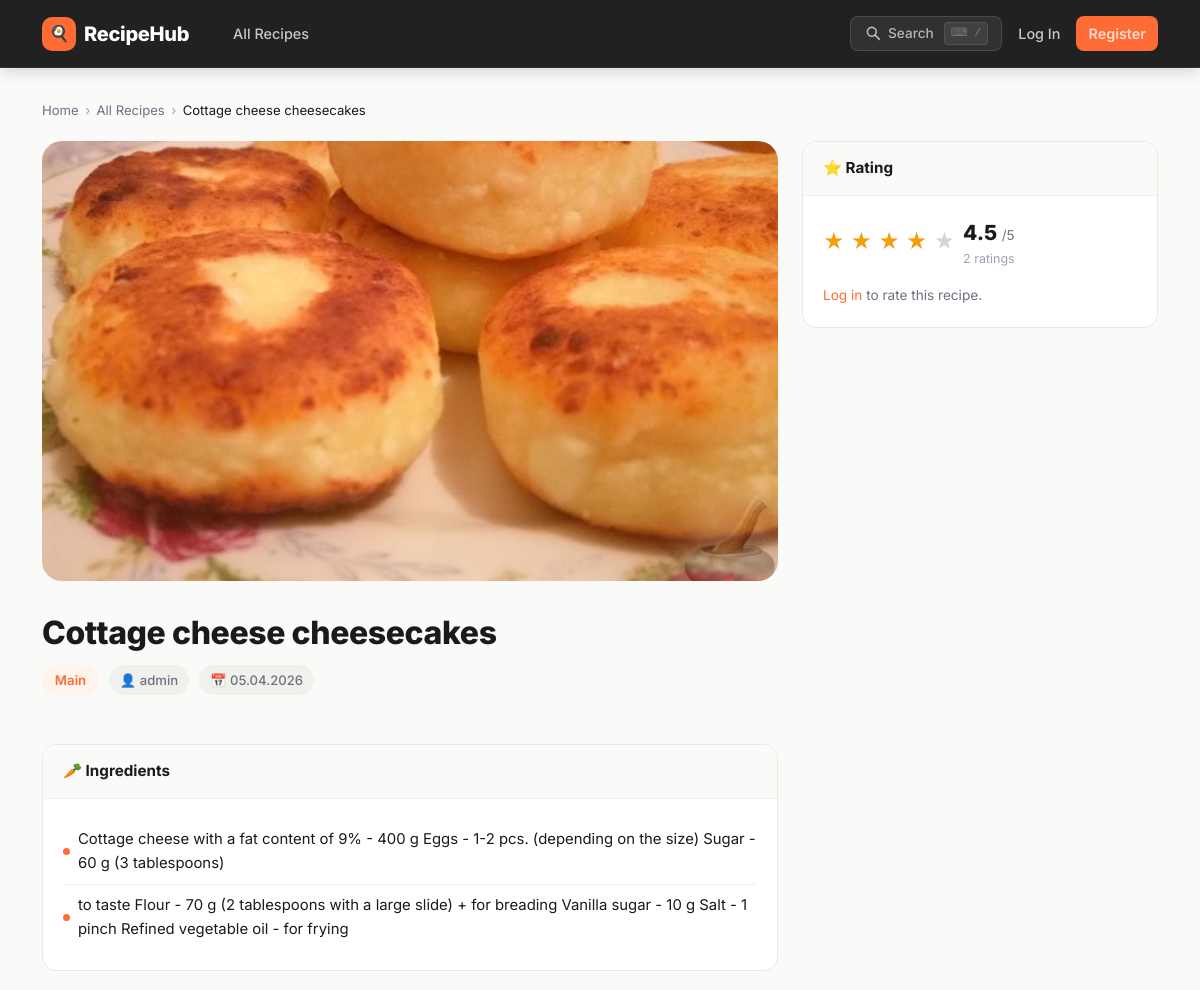
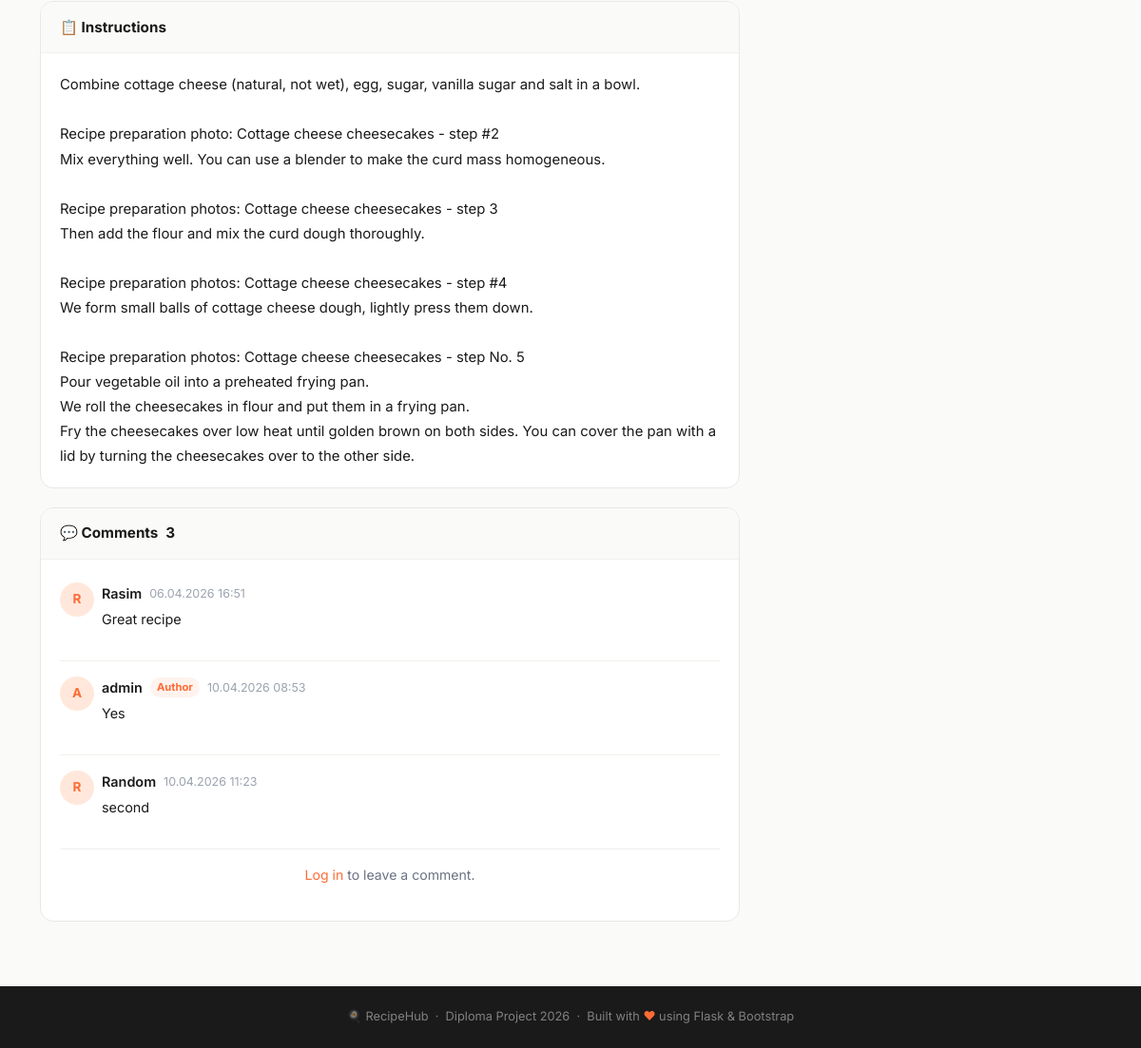
The page /recipe/10 on the database its author committed (2 pictures, top to bottom).
### entities/recipe.py (models this page shows, shortened)
class Recipe(db.Model):
    __tablename__ = 'recipes'
    id          = db.Column(db.Integer, primary_key=True)
    title       = db.Column(db.String(255), nullable=False)
    description = db.Column(db.String(500), nullable=True)   # short summary
    ingredients  = db.Column(db.Text, nullable=False)
    instructions = db.Column(db.Text, nullable=False)
    prep_time  = db.Column(db.Integer,     nullable=True)   # minutes
    cook_time  = db.Column(db.Integer,     nullable=True)   # minutes
    servings   = db.Column(db.Integer,     nullable=True)
    difficulty = db.Column(db.String(20),  nullable=True)   # 'easy' | 'medium' | 'hard'
    image_path  = db.Column(db.String(512), nullable=True)
    author_id   = db.Column(db.Integer, db.ForeignKey('users.id'),      nullable=True)
    category_id = db.Column(db.Integer, db.ForeignKey('categories.id'), nullable=True)
    is_published = db.Column(db.Boolean, default=True,  nullable=False)
    is_deleted   = db.Column(db.Boolean, default=False, nullable=False, index=True)
    deleted_at   = db.Column(db.DateTime, nullable=True)
    view_count   = db.Column(db.Integer,  default=0,    nullable=False)
    created_at = db.Column(db.DateTime, default=datetime.utcnow)
    updated_at = db.Column(db.DateTime, default=datetime.utcnow, onupdate=datetime.utcnow)
    steps              = db.relationship('RecipeStep',       backref='recipe', lazy='dynamic',
                                         order_by='RecipeStep.step_number',
                                         cascade='all, delete-orphan')
    recipe_ingredients = db.relationship('RecipeIngredient', backref='recipe', lazy='dynamic',
                                         cascade='all, delete-orphan')
    tags               = db.relationship('Tag', secondary=recipe_tags,
                                         backref='recipes', lazy='subquery')
    favorites          = db.relationship('Favorite', backref='recipe', lazy='dynamic',
                                         cascade='all, delete-orphan')
    ratings            = db.relationship('Rating',   backref='recipe', lazy='dynamic',
                                         cascade='all, delete-orphan')
    comments           = db.relationship('Comment',  backref='recipe', lazy='dynamic',
                                         cascade='all, delete-orphan')

### entities/category.py (models this page shows, shortened)
class Category(db.Model):
    __tablename__ = 'categories'
    id          = db.Column(db.Integer, primary_key=True)
    name        = db.Column(db.String(120), unique=True, nullable=False)
    slug        = db.Column(db.String(140), unique=True, nullable=False)
    description = db.Column(db.String(255), nullable=True)
    image_path  = db.Column(db.String(512), nullable=True)
    created_at  = db.Column(db.DateTime, default=datetime.utcnow)
    recipes = db.relationship('Recipe', backref='category', lazy='dynamic')

### entities/user.py (models this page shows, shortened)
class User(UserMixin, db.Model):
    __tablename__ = 'users'
    id            = db.Column(db.Integer, primary_key=True)
    username      = db.Column(db.String(100), unique=True, nullable=False)
    email         = db.Column(db.String(255), unique=True, nullable=False, index=True)
    password_hash = db.Column(db.String(255), nullable=False)
    role          = db.Column(db.String(20), default='user')  # 'user' | 'admin'
    bio           = db.Column(db.Text, nullable=True)
    avatar_path   = db.Column(db.String(512), nullable=True)
    is_active     = db.Column(db.Boolean, default=True, nullable=False)
    created_at    = db.Column(db.DateTime, default=datetime.utcnow)
    updated_at    = db.Column(db.DateTime, default=datetime.utcnow, onupdate=datetime.utcnow)
    recipes  = db.relationship('Recipe', backref='author', lazy='dynamic',
                               foreign_keys='Recipe.author_id')
    favorites = db.relationship('Favorite', backref='user', lazy='dynamic')
    ratings   = db.relationship('Rating',   backref='user', lazy='dynamic')
    comments  = db.relationship('Comment',  backref='user', lazy='dynamic')

### entities/comment.py (models this page shows, shortened)
class Comment(db.Model):
    __tablename__ = 'comments'
    id         = db.Column(db.Integer, primary_key=True)
    user_id    = db.Column(db.Integer, db.ForeignKey('users.id'),    nullable=False)
    recipe_id  = db.Column(db.Integer, db.ForeignKey('recipes.id'),  nullable=False)
    parent_id  = db.Column(db.Integer, db.ForeignKey('comments.id'), nullable=True)  # nested replies
    body       = db.Column(db.Text, nullable=False)
    is_deleted = db.Column(db.Boolean, default=False, nullable=False)
    created_at = db.Column(db.DateTime, default=datetime.utcnow)
    updated_at = db.Column(db.DateTime, default=datetime.utcnow, onupdate=datetime.utcnow)
    replies = db.relationship('Comment',
                              backref=db.backref('parent', remote_side=[id]),
                              lazy='dynamic')

### app.py (the view)
@app.route('/recipe/<int:recipe_id>')
def recipe_page(recipe_id):
    r = Recipe.query.get_or_404(recipe_id)
    if r.is_deleted:
        return "Recipe not found", 404
    is_favorited = False
    user_rating = None
    if current_user.is_authenticated:
        is_favorited = Favorite.query.filter_by(user_id=current_user.id, recipe_id=recipe_id).first() is not None
        if r.author_id != current_user.id:
            ur = Rating.query.filter_by(user_id=current_user.id, recipe_id=recipe_id).first()
            user_rating = ur.value if ur else None
    avg_rating, rating_count = recipe_avg_rating(recipe_id)
    comments = Comment.query.filter_by(recipe_id=recipe_id).order_by(Comment.created_at.asc()).all()
    return render_template('recipe.html', recipe=r, is_favorited=is_favorited,
                           user_rating=user_rating, avg_rating=avg_rating,
                           rating_count=rating_count, comments=comments)

### templates/recipe.html (shortened to what this page needs)
{% extends "base.html" %}
{% block content %}
<div class="breadcrumb-modern">
  <a href="{{ url_for('index') }}">Home</a>
  <span class="breadcrumb-sep">›</span>
  <a href="{{ url_for('all_recipes') }}">All Recipes</a>
  <span class="breadcrumb-sep">›</span>
  <span style="color:var(--text);">{{ recipe.title }}</span>
</div>
<div class="row g-4">
  <div class="col-lg-8">
    <div class="recipe-hero">
      {% if recipe.image_path %}
        <img src="/{{ recipe.image_path }}" alt="{{ recipe.title }}">
      {% else %}
        <div class="recipe-hero-no-img">🍽</div>
      {% endif %}
    </div>
    <h1 class="recipe-title">{{ recipe.title }}</h1>
    <div class="recipe-meta-row">
      {% if recipe.category %}
        <span class="cat-badge" style="font-size:.83rem;padding:.3rem .8rem;">
          {{ recipe.category.name }}
        </span>
      {% endif %}
      {% if recipe.author %}
        <a href="{{ url_for('profile', username=recipe.author.username) }}" class="recipe-meta-chip text-decoration-none">
          👤 {{ recipe.author.username }}
        </a>
      {% endif %}
      <span class="recipe-meta-chip">📅 {{ recipe.created_at.strftime('%d.%m.%Y') }}</span>
    </div>
    <div class="content-block">
      <div class="content-block-header">
        🥕 Ingredients
      </div>
      <div class="content-block-body">
        <ul class="ingredients-list">
          {% for ing in recipe.ingredients.split(',') %}
            {% set ing = ing.strip() %}
            {% if ing %}<li>{{ ing }}</li>{% endif %}
          {% endfor %}
        </ul>
      </div>
    </div>
    <div class="content-block">
      <div class="content-block-header">
        📋 Instructions
      </div>
      <div class="content-block-body">
        <pre class="instructions-text">{{ recipe.instructions }}</pre>
      </div>
    </div>
    <div class="content-block" id="comments">
      <div class="content-block-header">
        💬 Comments
        <span class="count-badge">{{ comments|length }}</span>
      </div>
      <div class="content-block-body" style="padding-top:.5rem;">
        {% if comments %}
          {% for c in comments %}
          <div class="comment-item">
            <div class="d-flex align-items-start gap-2">
              {% if c.user.avatar_path %}
                <img src="/{{ c.user.avatar_path }}" class="comment-avatar" alt="">
              {% else %}
                <div class="comment-avatar-placeholder">{{ c.user.username[0].upper() }}</div>
              {% endif %}
              <div style="flex:1; min-width:0;">
                <div class="d-flex align-items-center justify-content-between flex-wrap gap-1">
                  <div class="d-flex align-items-center gap-2">
                    <a href="{{ url_for('profile', username=c.user.username) }}"
                       class="comment-username text-decoration-none">{{ c.user.username }}</a>
                    {% if c.user_id == recipe.author_id %}
                      <span style="font-size:.7rem;font-weight:700;background:var(--accent-light);color:var(--accent);
                                   padding:.1rem .45rem;border-radius:999px;">Author</span>
                    {% endif %}
                    <span class="comment-time">{{ c.created_at.strftime('%d.%m.%Y %H:%M') }}</span>
                  </div>
                </div>
                <p class="comment-body">{{ c.body }}</p>
              </div>
            </div>
          </div>
          {% endfor %}
        {% else %}
          <div style="text-align:center;padding:2rem 0;color:var(--text-muted);font-size:.9rem;">
            No comments yet. Be the first to say something!
          </div>
        {% endif %}
        {% if current_user.is_authenticated %}
          <div style="border-top:1px solid var(--border-light);padding-top:1rem;margin-top:.5rem;">
            <form method="post" action="{{ url_for('add_comment', recipe_id=recipe.id) }}">
              <div class="comment-input-wrap">
                <textarea name="text" class="comment-textarea" rows="2"
                          placeholder="Write a comment…" required maxlength="1000"></textarea>
                <button class="btn-accent" type="submit" style="white-space:nowrap;">Post</button>
              </div>
            </form>
          </div>
        {% else %}
          <div style="text-align:center;padding:1rem 0;font-size:.88rem;color:var(--text-muted);">
            <a href="{{ url_for('auth.login') }}">Log in</a> to leave a comment.
          </div>
        {% endif %}
      </div>
    </div>
  </div>
  <div class="col-lg-4">
    <div class="recipe-sidebar">
      <div class="content-block mb-3">
        <div class="content-block-header">⭐ Rating</div>
        <div class="content-block-body">
          <div class="d-flex align-items-center gap-2 mb-3">
            <div class="avg-stars-display" style="font-size:1.3rem;line-height:1;">
              {% for i in range(1, 6) %}
                <span class="{{ 'star-filled' if i <= (avg_rating|round if avg_rating else 0) else 'star-empty' }}">★</span>
              {% endfor %}
            </div>
            <div>
              {% if avg_rating %}
                <span id="avgRating" style="font-size:1.3rem;font-weight:800;color:var(--text);">
                  {{ avg_rating }}
                </span>
                <span style="color:var(--text-muted);font-size:.85rem;">/5</span>
                <div id="ratingCount" style="font-size:.78rem;color:var(--text-light);">
                  {{ rating_count }} {{ 'rating' if rating_count == 1 else 'ratings' }}
                </div>
              {% else %}
                <span id="noRatingText" style="color:var(--text-muted);font-size:.88rem;">No ratings yet</span>
              {% endif %}
            </div>
          </div>
          {% if current_user.is_authenticated and current_user.id != recipe.author_id %}
            <div style="font-size:.82rem;color:var(--text-muted);margin-bottom:.4rem;">Your rating:</div>
            <div id="starWidget"
                 data-recipe="{{ recipe.id }}"
                 data-current="{{ user_rating or 0 }}"
                 class="star-widget">
              {% for i in range(1, 6) %}
                <span class="star-btn {{ 'active' if user_rating and i <= user_rating else '' }}"
                      data-value="{{ i }}">★</span>
              {% endfor %}
            </div>
            <small id="userRatingLabel" style="font-size:.78rem;color:var(--text-muted);margin-top:.3rem;display:block;">
              {% if user_rating %}Your rating: {{ user_rating }}/5{% else %}Click a star to rate{% endif %}
            </small>
          {% elif current_user.is_authenticated %}
            <p style="font-size:.85rem;color:var(--text-muted);margin:0;">
              You can't rate your own recipe.
            </p>
          {% else %}
            <p style="font-size:.85rem;color:var(--text-muted);margin:0;">
              <a href="{{ url_for('auth.login') }}">Log in</a> to rate this recipe.
            </p>
          {% endif %}
        </div>
      </div>
    </div>
  </div>
</div>
{% endblock %}

### rows shown on the page
Recipe: title "Cottage cheese cheesecakes", image_path (picture), created_at "05.04.2026", instructions "Combine cottage cheese (natural, not wet), egg, sugar, vanilla sugar and salt in a bowl. Recipe preparation photo: Cottage cheese cheesecakes - step #2 Mix everything well. You can use a blender to make the curd mass homogeneous. Recipe preparation photos: Cottage cheese cheesecakes - step 3 Then add the flour and mix the curd dough thoroughly. Recipe preparation photos: Cottage cheese cheesecakes - step #4 We form small balls of cottage cheese dough, lightly press them down. Recipe preparation photos: Cottage cheese cheesecakes - step No. 5 Pour vegetable oil into a preheated frying pan. We roll the cheesecakes in flour and put them in a frying pan. Fry the cheesecakes over low heat until…"
Category: category.name "Main"
User: author.username "admin"
Comment: user "R", user.username "Rasim", created_at "06.04.2026 16:51", body "Great recipe"
Comment: user "A", user.username "admin", shows "Author", created_at "10.04.2026 08:53", body "Yes"
Comment: user "R", user.username "Random", created_at "10.04.2026 11:23", body "second"

### other values the page prints
{{ ing }} "Cottage cheese with a fat content of 9% - 400 g Eggs - 1-2 pcs. (depending on the size) Sugar - 60 g (3 tablespoons)" "to taste Flour - 70 g (2 tablespoons with a large slide) + for breading Vanilla sugar - 10 g Salt - 1 pinch Refined vegetable oil - for frying"
{{ comments|length }} "3"
{{ avg_rating }} "4.5"
{{ rating_count }} "2"
{{ 'rating' if rating_count == 1 else 'ratings' }} "ratings"
